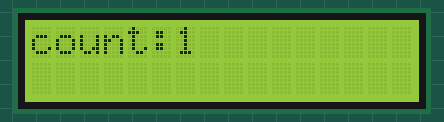
Recording of a sketch running on a simulated Arduino Uno, built with avr-gcc and run on an emulated ATmega328P. Shown: 16×2 character LCD. What the sketch prints to the serial monitor is not drawn.

Above: at 0.1 s.
At 4.1 s:
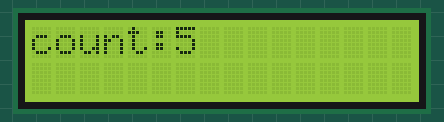
At 9.1 s:
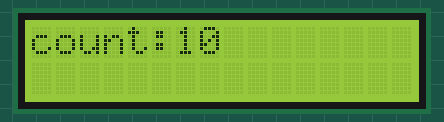
At 19.1 s:
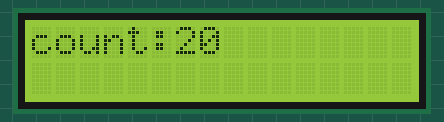
At 28.1 s:
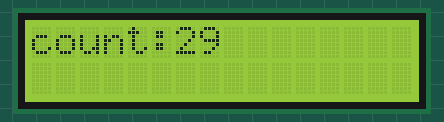
At 38.1 s:
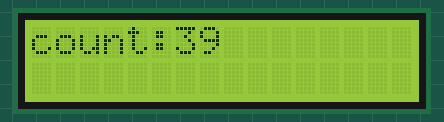

The sketch:

ArduinoSketch.ino
```cpp
// include the library code:
#include <LiquidCrystal.h>
int count = 0;
// initialize the library with the numbers of the interface pins
LiquidCrystal lcd(12, 11, 5, 4, 3, 2);

void setup() {
  // set up the LCD's number of columns and rows:
  lcd.begin(16, 2);
  // Print a message to the LCD.
  lcd.print("count:");
  Serial.begin(9600);
}

void loop() {

  count ++;

  lcd.setCursor(6, 0);
  lcd.print(count);

  // シリアル受信した文字列がある場合は
  // LCDの書き込み開始位置を二行目に指定します。
  if(Serial.available() > -1){
    lcd.setCursor(0, 1);
  }
  // シリアル受信した文字列がある間は繰り返し処理をします。
  while (Serial.available()) {
    // lcdに書き込みます。
    lcd.write(Serial.read());
  }
  //Serial.write("hello");
  Serial.println(count);

  delay(1000);
}
```

Measured:
- what the display in image 1 shows lasts 1.0 s, from 4.1 s to 5.1 s
